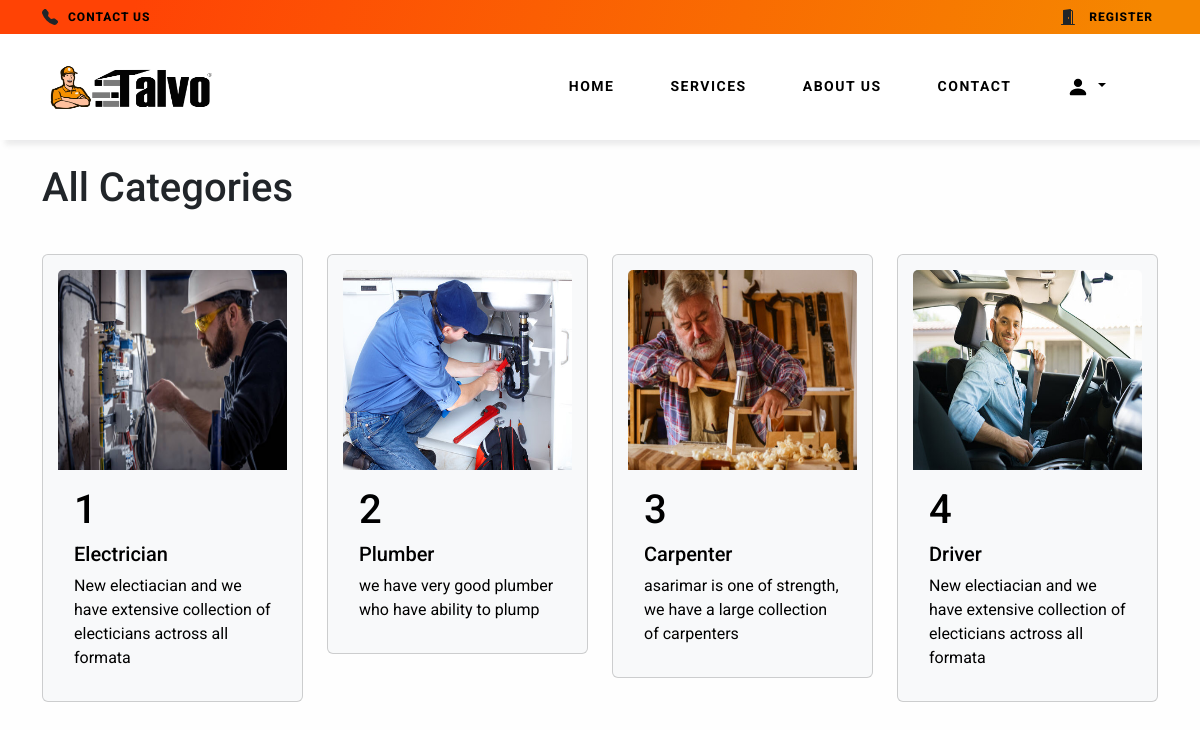
The app's page /category/ (signed in) with its own data.
### category/models.py (models this page shows, shortened)
class Category(models.Model):
    title = models.CharField(max_length=255, unique=True, null=False)
    slug = models.SlugField(max_length=100,unique=True, blank=True, null=True)
    description = models.CharField(max_length=255,blank=True)
    category_image = models.ImageField(upload_to='category/', null=True, blank=True)
    class Meta:
        verbose_name = 'category'
        verbose_name_plural = 'categories'

### category/views.py (the view)
# urls.py: path('', views.category, name='category'),
@login_required
def category(request):
    categories = Category.objects.all()
    return render(request, "category/category.html", { 'categories' : categories })

### templates/category/category.html
{% extends 'base.html' %}
{% load static %}
{% block link %}
<link rel="stylesheet" href="{% static 'css/category/category.css' %}">
{% endblock %}
{% block content %}
{% include 'component/topheader.html' %}
{% include 'component/header.html' %}
<section class="category">
    <div class="container">
        <h1 class="py-4">All Categories</h1>
        <div class="row">
          {% for category in categories %}
            <div class="col-lg-3">
              <a href="{% url 'home:category:sub_category' slug=category.slug %}">
                <div class="card bg-light">
                    <img src="{{ category.category_image.url }}" class="card-img-top " height="200px" alt="...">
                    <div class="card-body">
                      <h1>{{ category.id }}</h1>
                      <h5 class="card-title">{{ category.title }}</h5>
                      <p class="card-text">{{ category.description }}</p>
                    </div>
                  </div>
                </a>
                </div>
                {% endfor %}
    </div>
    </div>
</section>
{% endblock %}

### static/css/base.css (style rules this page uses)
* { box-sizing: border-box; font-family: 'Roboto', sans-serif; }
body { margin: 0; padding: 0; background-color: #FEFEFE; }
:root { --primary-color:#FFD32D; --pearl-color:#ECECEC; --white:#fff; --black:#0000; --dark-blue:#1f203a; --box-shadow: 5px 5px 5px rgb(75, 75, 76,0.1); }

### static/css/category/category.css (style rules this page uses)
.category a { text-decoration: none; color: black; }
.card { cursor: pointer; padding: 15px; margin: 10px 0; }

### records on screen
Category: category_image (picture), id "1", title "Electrician", description "New electiacian and we have extensive collection of electicians actross all formata"
Category: category_image (picture), id "2", title "Plumber", description "we have very good plumber who have ability to plump"
Category: category_image (picture), id "3", title "Carpenter", description "asarimar is one of strength, we have a large collection of carpenters"
Category: category_image (picture), id "4", title "Driver", description "New electiacian and we have extensive collection of electicians actross all formata"
